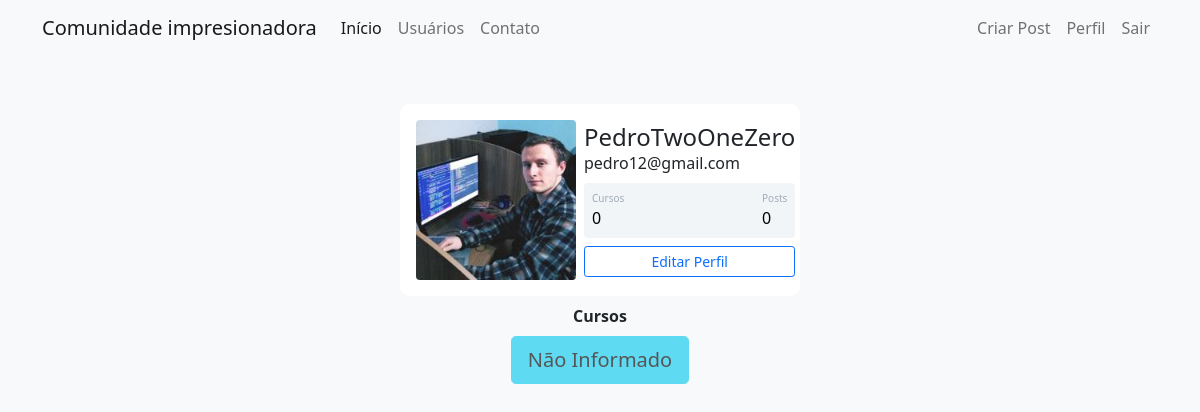
/perfil (signed in), run on an earlier commit of the app's database.
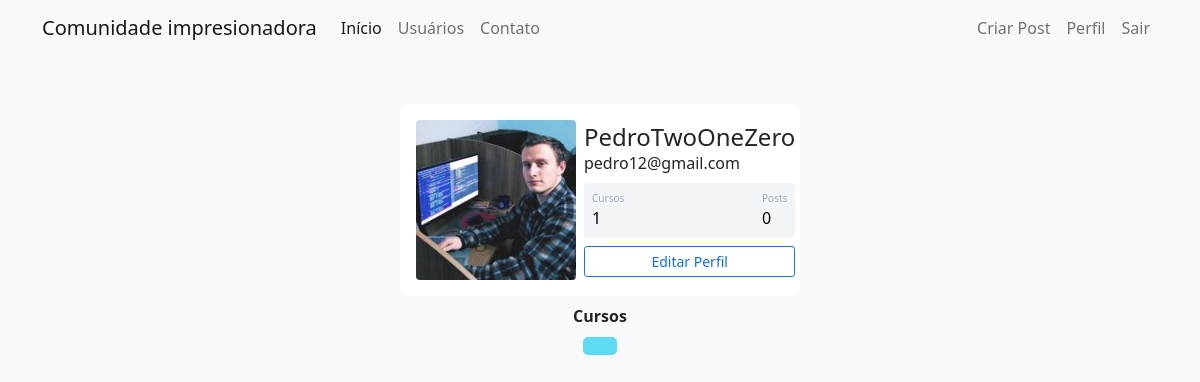
And on a later commit of the database.
### comunidadeimpressionadora/models.py (models this page shows)
class Usuario(database.Model, UserMixin):
    id = database.Column(database.Integer, primary_key=True)
    username = database.Column(database.String, nullable=False)
    email = database.Column(database.String, nullable=False, unique=True)
    senha = database.Column(database.String, nullable=False)
    foto_perfil = database.Column(database.String, default='default.jpg')
    posts = database.relationship('Post', backref='autor', lazy=True)
    cursos = database.Column(database.String, nullable=False, default='Não Informado')

### comunidadeimpressionadora/routes.py (the view)
@app.route("/perfil")
@login_required
def perfil():
    foto_perfil = url_for("static", filename=f"fotos_perfil/{current_user.foto_perfil}")
    return render_template('perfil.html',foto_perfil=foto_perfil)

### comunidadeimpressionadora/models.py (called while the page is built)
@login_manager.user_loader
def load_usuario(id_usuario):
    return Usuario.query.get(int(id_usuario))

### comunidadeimpressionadora/templates/perfil.html (shortened to what this page needs)
{% extends 'base.html' %}
{% block body %}
    <div class="container mt-5 d-flex justify-content-center">
        <div class="card p-3">
            <div class="d-flex align-items-center">
                <div class="image pe-2">
                    <img src="{{ foto_perfil }}" class="rounded" width="160" >
                </div>
            <div class="ml-3 w-100">
            <h4 class="mb-0 mt-0">{{ current_user.username }}</h4>
            <span>{{ current_user.email }}</span>
            <div class="p-2 mt-2 bg-primary d-flex justify-content-between rounded text-white stats">
                {% if current_user.cursos == 'Não Informado' %}
                    <div class="d-flex flex-column">
                        <span class="articles">Cursos</span>
                        <span class="number1">0</span>
                    </div>
                {% else %}
                    <div class="d-flex flex-column">
                        <span class="articles">Cursos</span>
                        <span class="number1">{{ current_user.cursos.count(';') + 1 }}</span>
                    </div>
                {% endif %}
                <div class="d-flex flex-column">
                    <span class="followers">Posts</span>
                    <span class="number2">0</span>
                </div>
            </div>
            <div class="button mt-2 d-flex flex-row align-items-center">
                <a class="w-100" href="{{ url_for('editar_perfil') }}">
                    <button class="btn btn-sm btn-outline-primary w-100">Editar Perfil</button>
                </a>
            </div>
            </div>
            </div>
        </div>
    </div>
<div class="row justify-content-center">
    <div class="col col-4 mt-2" style="text-align: center;">
        <strong> Cursos </strong><br>
        {% for curso in current_user.cursos.split(';') %}
            <button type="button" class="btn btn-lg btn-info mt-2" disabled>{{ curso }}</button>
        {% endfor %}
    </div>
</div>
{% endblock %}

### comunidadeimpressionadora/templates/base.html (shortened to what this page needs)
<!DOCTYPE html>
<html lang="en">
<head>
    <link href="https://cdn.jsdelivr.net/npm/bootstrap@5.0.2/dist/css/bootstrap.min.css" rel="stylesheet">
    <link rel="stylesheet" type="text/css" href="{{url_for('static', filename='main.css')}}"
    {% block head %}
    {% endblock  %}
</head>
<body class="bg-light">
    {% include  'navbar.html' %}
    {% block body  %}
    {% endblock %}
</body>
</html>

### comunidadeimpressionadora/templates/navbar.html (shortened to what this page needs)
<nav class="navbar navbar-expand-lg navbar-light bg-light">
    <div class="container-fluid container">
    <a class="navbar-brand" href="{{ url_for('home') }}">Comunidade impresionadora</a>
    <div class="collapse navbar-collapse" id="navbarSupportedContent">
        <ul class="navbar-nav me-auto mb-2 mb-lg-0">
        <li class="nav-item">
            <a class="nav-link active" aria-current="page" href="{{ url_for('home') }}">Início</a>
        </li>
        <li class="nav-item">
            <a class="nav-link" href="{{ url_for('usuarios') }}">Usuários</a>
        </li>
        <li class="nav-item">
            <a class="nav-link" href="{{ url_for('contatos') }}">Contato</a>
        </li>
        </ul>
        <ul class="navbar-nav">
            {% if current_user.is_authenticated %}
                <li class="nav-item">
                    <a class="nav-link" href="{{ url_for('criar_post') }}">Criar Post</a>
                </li>
                <li class="nav-item">
                    <a class="nav-link" href="{{ url_for('perfil') }}">Perfil</a>
                </li>
                <li class="nav-item">
                    <a class="nav-link" href="{{ url_for('sair') }}">Sair</a>
                </li>
            {% endif %}
        </ul>
    </div>
    </div>
</nav>

### comunidadeimpressionadora/static/main.css (style rules this page uses)
.card { width: 400px; border: none; border-radius: 10px; background-color: #fff; }
.stats { background: #f2f5f8 !important; color: #000 !important; }
.articles { font-size:10px; color: #a1aab9; }
.number1 { font-weight:500; }
.followers { font-size:10px; color: #a1aab9; }
.number2 { font-weight:500; }

What changed in the data, as far as the page shows it:
no longer on one of the page's lists (row edited): Usuario: cursos "Não Informado"
changed Usuario "PedroTwoOneZero": cursos (not shown) → "1"
Also different on the page:
text no longer shown: "0"
